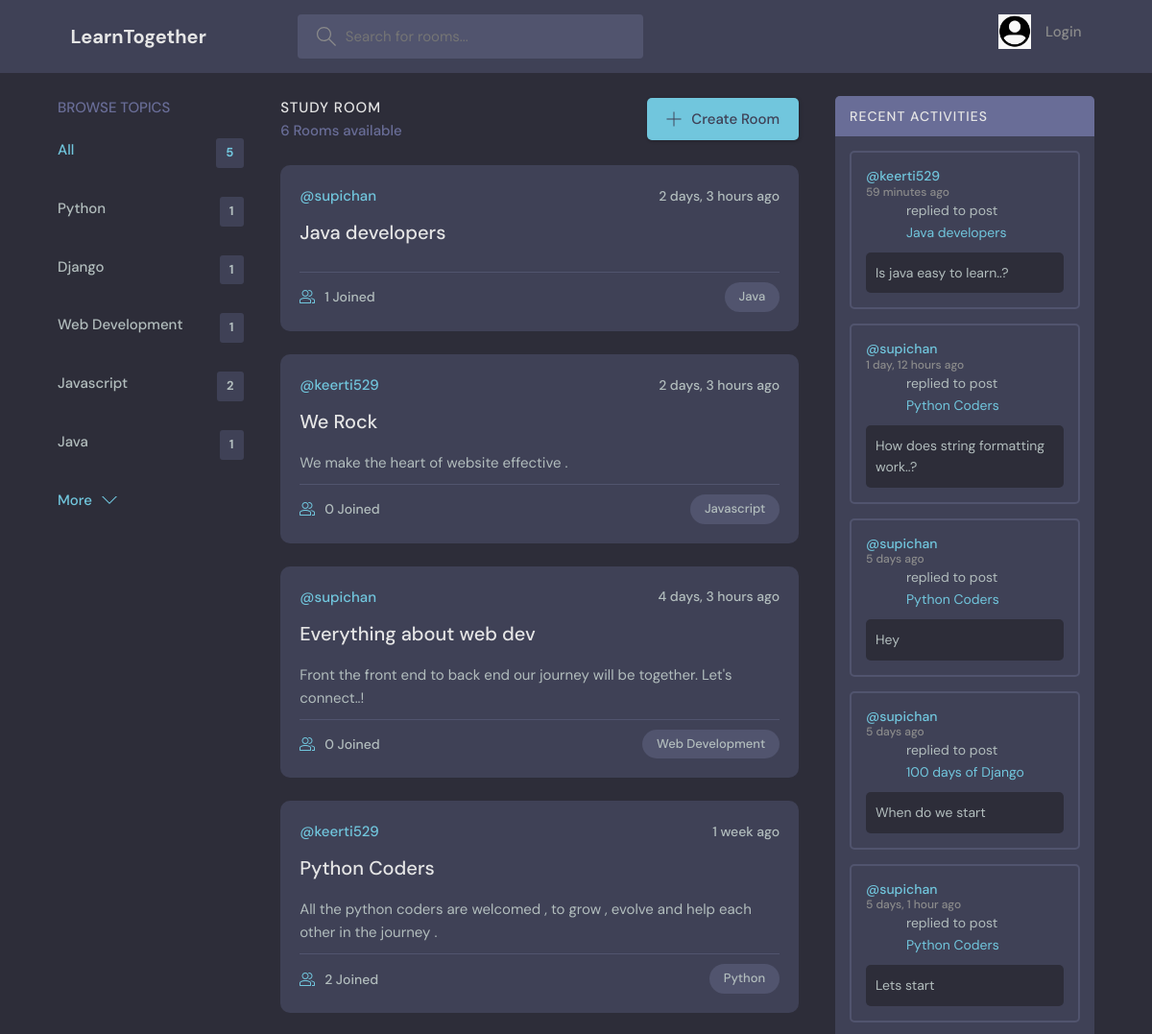
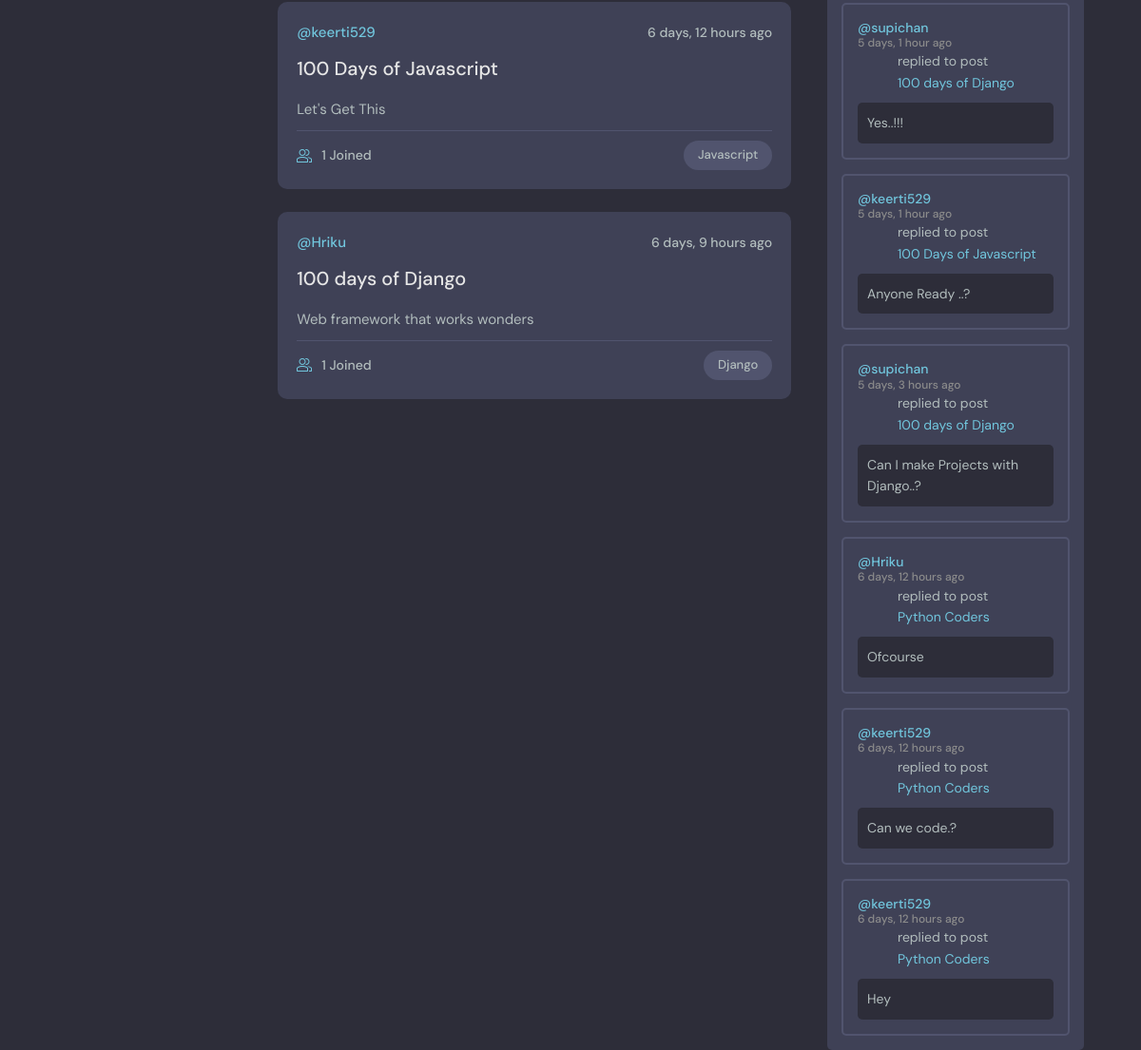
The page / on the database its author committed (2 pictures, top to bottom).
### base/models.py (models this page shows, shortened)
class Topic(models.Model):
    name=models.CharField(max_length=100)

class Room(models.Model):
    host=models.ForeignKey(User,on_delete=models.SET_NULL,null=True)
    topic=models.ForeignKey(Topic,on_delete=models.SET_NULL,null=True)
    name=models.CharField(max_length= 100)
    description=models.TextField(null=True, blank=True)
    participants=models.ManyToManyField(User,related_name='participants',blank=True,null=True)
    updated=models.DateTimeField(auto_now=True)
    created=models.DateTimeField(auto_now_add=True)
    class Meta:
        ordering=['-updated', '-created']
    def __str__(self):
        return self.name

class Message(models.Model):
    user=models.ForeignKey(User,on_delete=models.CASCADE)
    room=models.ForeignKey(Room,on_delete=models.CASCADE)
    body=models.TextField()
    updated=models.DateTimeField(auto_now=True)
    created=models.DateTimeField(auto_now_add=True)
    class Meta:
        ordering=['-updated', '-created']

### base/views.py (the view)
# urls.py: path('',views.home , name="home"),
def home(request):
    q=request.GET.get('q') if request.GET.get('q')!=None else ""
    rooms=Room.objects.filter(Q(topic__name__icontains =q) |
    Q(name__icontains =q) | Q(description__icontains =q))
    topics=Topic.objects.all()[:5]
    room_messages=Message.objects.filter(Q(room__topic__name__icontains=q))
    context={'rooms':rooms,'topics':topics,'room_messages':room_messages}
    return render(request, 'base/home.html',context)

### base/templates/base/home.html (shortened to what this page needs)
{% extends 'main.html' %}
{% block content %}
    <main class="layout layout--3">
      <div class="container">
        {% include 'base/topics_component.html'%}
        <div class="roomList">
          <div class="roomList__header">
            <div>
              <h2>Study Room</h2>
              <p>{{rooms.count}} Rooms available</p>
            </div>
            <a class="btn btn--main" href="{% url 'create-room'%}">
              <svg version="1.1" xmlns="http://www.w3.org/2000/svg" width="32" height="32" viewBox="0 0 32 32">
                <title>add</title>
                <path
                  d="M16.943 0.943h-1.885v14.115h-14.115v1.885h14.115v14.115h1.885v-14.115h14.115v-1.885h-14.115v-14.115z"
                ></path>
              </svg>
              Create Room
            </a>
          </div>
          {% include 'base/feed_comp.html' %}
        </div>
        {% include 'base/activity.html'%}
      </div>
    </main>
{% endblock  %}

### base/templates/base/topics_component.html
<div class="topics">
    <div class="topics__header">
      <h2>Browse Topics</h2>
    </div>
    <ul class="topics__list">
      <li>
        <a href="{% url 'home' %}" class="active">All <span>{{topics.count}} </span></a>
      </li>
      {% for topic in topics %}
      <li>
        <a href="{% url 'home' %}?q={{topic.name}}">{{topic.name}}<span>{{topic.room_set.all.count}} </span></a>
      </li>
      {% endfor %}
    </ul>
    <a class="btn btn--link" href="{% url 'topicpage' %}">
      More
      <svg version="1.1" xmlns="http://www.w3.org/2000/svg" width="32" height="32" viewBox="0 0 32 32">
        <title>chevron-down</title>
        <path d="M16 21l-13-13h-3l16 16 16-16h-3l-13 13z"></path>
      </svg>
    </a>
  </div>

### base/templates/base/feed_comp.html (shortened to what this page needs)
{% for room in rooms %}
<div class="roomListRoom">
  <div class="roomListRoom__header">
    <a href="{% url 'user-profile' room.host.id %}" class="roomListRoom__author">
      <span>@{{room.host.username}}</span>
    </a>
    <div class="roomListRoom__actions">
      <span>{{room.created|timesince}} ago</span>
    </div>
  </div>
  <div class="roomListRoom__content">
    <a href="{% url 'room' room.id %}">{{room.name}}</a>
    <p>
      {{room.description}}
    </p>
  </div>
  <div class="roomListRoom__meta">
    <a href="{% url 'room' room.id %}" class="roomListRoom__joined">
      {{room.participants.all.count}} Joined
    </a>
    <p class="roomListRoom__topic">{{room.topic.name}} </p>
  </div>
</div>
{% endfor %}

### base/templates/base/activity.html (shortened to what this page needs)
<div class="activities">
  <div class="activities__header">
    <h2>Recent Activities</h2>
  </div>
  {% for msg in room_messages %}
  <div class="activities__box">
    <div class="activities__boxHeader roomListRoom__header">
      <a href="{% url 'user-profile' msg.user.id  %}" class="roomListRoom__author">
        <p>
          @{{msg.user.username}}
          <span>{{msg.created|timesince }} ago </span>
        </p>
      </a>
    </div>
    <div class="activities__boxContent">
      <p>replied to post <a href="{% url 'room' msg.room.id %}">{{msg.room}}</a></p>
      <div class="activities__boxRoomContent">
{{msg.body}}
     </div>
    </div>
  </div>
  {% endfor %}
</div>

### rows shown on the page
Topic: name "Python", room_set.all.count "1"
Topic: name "Django", room_set.all.count "1"
Topic: name "Web Development", room_set.all.count "1"
Topic: name "Javascript", room_set.all.count "2"
Topic: name "Java", room_set.all.count "1"
Room: host.username "supichan", created "2 days, 3 hours", name "Java developers", participants.all.count "1", topic.name "Java"
Room: host.username "keerti529", created "2 days, 3 hours", name "We Rock", description "We make the heart of website effective .", participants.all.count "0", topic.name "Javascript"
Room: host.username "supichan", created "4 days, 3 hours", name "Everything about web dev", description "Front the front end to back end our journey will be together. Let's connect..!", participants.all.count "0", topic.name "Web Development"
Room: host.username "keerti529", created "1 week", name "Python Coders", description "All the python coders are welcomed , to grow , evolve and help each other in the journey .", participants.all.count "2", topic.name "Python"
Room: host.username "keerti529", created "6 days, 12 hours", name "100 Days of Javascript", description "Let's Get This", participants.all.count "1", topic.name "Javascript"
Room: host.username "Hriku", created "6 days, 9 hours", name "100 days of Django", description "Web framework that works wonders", participants.all.count "1", topic.name "Django"
Message: user.username "keerti529", created "59 minutes", room "Java developers", body "Is java easy to learn..?"
Message: user.username "supichan", created "1 day, 12 hours", room "Python Coders", body "How does string formatting work..?"
Message: user.username "supichan", created "5 days", room "Python Coders", body "Hey"
Message: user.username "supichan", created "5 days", room "100 days of Django", body "When do we start"
Message: user.username "supichan", created "5 days, 1 hour", room "Python Coders", body "Lets start"
Message: user.username "supichan", created "5 days, 1 hour", room "100 days of Django", body "Yes..!!!"
Message: user.username "keerti529", created "5 days, 1 hour", room "100 Days of Javascript", body "Anyone Ready ..?"
Message: user.username "supichan", created "5 days, 3 hours", room "100 days of Django", body "Can I make Projects with Django..?"
Message: user.username "Hriku", created "6 days, 12 hours", room "Python Coders", body "Ofcourse"
Message: user.username "keerti529", created "6 days, 12 hours", room "Python Coders", body "Can we code.?"
Message: user.username "keerti529", created "6 days, 12 hours", room "Python Coders", body "Hey"

### other values the page prints
{{ topics.count }} "5"
{{ rooms.count }} "6"
